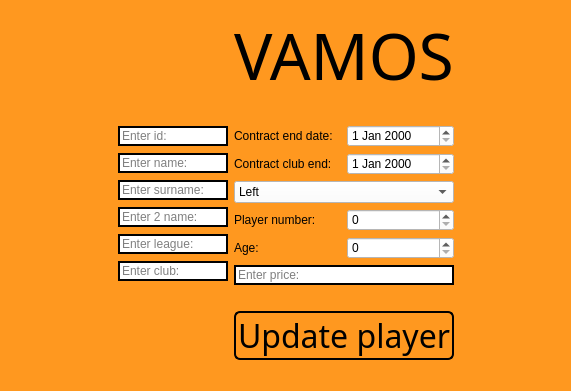
<?xml version="1.0" encoding="UTF-8"?>
<ui version="4.0">
 <class>UpdateAllPlayer</class>
 <widget class="QDialog" name="UpdateAllPlayer">
  <property name="geometry">
   <rect>
    <x>0</x>
    <y>0</y>
    <width>571</width>
    <height>391</height>
   </rect>
  </property>
  <property name="windowTitle">
   <string>Update player data</string>
  </property>
  <property name="windowIcon">
   <iconset>
    <normaloff>icona.png</normaloff>icona.png</iconset>
  </property>
  <property name="styleSheet">
   <string notr="true">background-color:#FF981F;</string>
  </property>
  <layout class="QGridLayout" name="gridLayout">
   <item row="2" column="2">
    <layout class="QVBoxLayout" name="verticalLayout_2">
     <item>
      <layout class="QHBoxLayout" name="horizontalLayout">
       <item>
        <widget class="QLabel" name="contractEndL">
         <property name="styleSheet">
          <string notr="true">color: rgb(0, 0, 0);</string>
         </property>
         <property name="text">
          <string>Contract end date:</string>
         </property>
        </widget>
       </item>
       <item>
        <widget class="QDateEdit" name="contractEndDE">
         <property name="styleSheet">
          <string notr="true">QDateTimeEdit {
    color: black;
    background-color: white;
}
</string>
         </property>
        </widget>
       </item>
      </layout>
     </item>
     <item>
      <layout class="QHBoxLayout" name="horizontalLayout_2">
       <item>
        <widget class="QLabel" name="clubContractL">
         <property name="styleSheet">
          <string notr="true">color: rgb(0, 0, 0);</string>
         </property>
         <property name="text">
          <string>Contract club end: </string>
         </property>
        </widget>
       </item>
       <item>
        <widget class="QDateEdit" name="clubContractDE">
         <property name="styleSheet">
          <string notr="true">QDateTimeEdit {
    color: black;
    background-color: white;
}
</string>
         </property>
        </widget>
       </item>
      </layout>
     </item>
     <item>
      <widget class="QComboBox" name="footCB">
       <property name="styleSheet">
        <string notr="true">QComboBox {
    color: black;
    background-color: white;
}
</string>
       </property>
       <item>
        <property name="text">
         <string>Left</string>
        </property>
       </item>
       <item>
        <property name="text">
         <string>Right</string>
        </property>
       </item>
       <item>
        <property name="text">
         <string>Both</string>
        </property>
       </item>
      </widget>
     </item>
     <item>
      <layout class="QHBoxLayout" name="horizontalLayout_3">
       <item>
        <widget class="QLabel" name="numberL">
         <property name="styleSheet">
          <string notr="true">color: rgb(0, 0, 0);</string>
         </property>
         <property name="text">
          <string>Player number:</string>
         </property>
        </widget>
       </item>
       <item>
        <widget class="QSpinBox" name="numberSB">
         <property name="styleSheet">
          <string notr="true">QSpinBox {
    color: black;
    background-color: white;
}

</string>
         </property>
        </widget>
       </item>
      </layout>
     </item>
     <item>
      <layout class="QHBoxLayout" name="horizontalLayout_4">
       <item>
        <widget class="QLabel" name="ageL">
         <property name="styleSheet">
          <string notr="true">color: rgb(0, 0, 0);</string>
         </property>
         <property name="text">
          <string>Age:</string>
         </property>
        </widget>
       </item>
       <item>
        <widget class="QSpinBox" name="ageSB">
         <property name="styleSheet">
          <string notr="true">QSpinBox {
    color: black;
    background-color: white;
}

</string>
         </property>
        </widget>
       </item>
      </layout>
     </item>
     <item>
      <widget class="QLineEdit" name="priceLE">
       <property name="styleSheet">
        <string notr="true">QLineEdit {
    border: 2px solid #000000; 
    background-color: #FFFFFF;
	color: rgb(0, 0, 0);
}

QLineEdit:focus {
    border: 2px solid #FF981F; 
}</string>
       </property>
       <property name="placeholderText">
        <string>Enter price:</string>
       </property>
      </widget>
     </item>
    </layout>
   </item>
   <item row="5" column="2">
    <spacer name="verticalSpacer_2">
     <property name="orientation">
      <enum>Qt::Vertical</enum>
     </property>
     <property name="sizeHint" stdset="0">
      <size>
       <width>20</width>
       <height>40</height>
      </size>
     </property>
    </spacer>
   </item>
   <item row="4" column="2">
    <widget class="QPushButton" name="updatePlayerPB">
     <property name="font">
      <font>
       <family>Huntress</family>
       <pointsize>24</pointsize>
      </font>
     </property>
     <property name="styleSheet">
      <string notr="true">QPushButton {
   background-color: rgb(255, 152, 31);
color: rgb(0, 0, 0);
border-color: rgb(0, 0, 0);
border: 2px solid rgb(0, 0, 0);
border-radius: 6px; 
}

QPushButton:hover {
    color: rgb(38, 38, 38)rgb(255, 197, 21); 
    background-color:#ffc515; 
    border: 2px solid #ffffff; 
}</string>
     </property>
     <property name="text">
      <string>Update player</string>
     </property>
    </widget>
   </item>
   <item row="2" column="3">
    <spacer name="horizontalSpacer_2">
     <property name="orientation">
      <enum>Qt::Horizontal</enum>
     </property>
     <property name="sizeHint" stdset="0">
      <size>
       <width>40</width>
       <height>20</height>
      </size>
     </property>
    </spacer>
   </item>
   <item row="0" column="2">
    <widget class="QLabel" name="titleL">
     <property name="font">
      <font>
       <family>Huntress</family>
       <pointsize>48</pointsize>
      </font>
     </property>
     <property name="styleSheet">
      <string notr="true">color: rgb(0, 0, 0);</string>
     </property>
     <property name="text">
      <string>VAMOS</string>
     </property>
    </widget>
   </item>
   <item row="2" column="1">
    <layout class="QVBoxLayout" name="verticalLayout">
     <item>
      <widget class="QLineEdit" name="idLE">
       <property name="styleSheet">
        <string notr="true">QLineEdit {
    border: 2px solid #000000; 
    background-color: #FFFFFF;
	color: rgb(0, 0, 0);
}

QLineEdit:focus {
    border: 2px solid #FF981F; 
}</string>
       </property>
       <property name="placeholderText">
        <string>Enter id:</string>
       </property>
      </widget>
     </item>
     <item>
      <widget class="QLineEdit" name="nameLE">
       <property name="styleSheet">
        <string notr="true">QLineEdit {
    border: 2px solid #000000; 
    background-color: #FFFFFF;
	color: rgb(0, 0, 0);
}

QLineEdit:focus {
    border: 2px solid #FF981F; 
}</string>
       </property>
       <property name="placeholderText">
        <string>Enter name:</string>
       </property>
      </widget>
     </item>
     <item>
      <widget class="QLineEdit" name="surnameLE">
       <property name="styleSheet">
        <string notr="true">QLineEdit {
    border: 2px solid #000000; 
    background-color: #FFFFFF;
	color: rgb(0, 0, 0);
}

QLineEdit:focus {
    border: 2px solid #FF981F; 
}</string>
       </property>
       <property name="placeholderText">
        <string>Enter surname:</string>
       </property>
      </widget>
     </item>
     <item>
      <widget class="QLineEdit" name="lastNameLE">
       <property name="styleSheet">
        <string notr="true">QLineEdit {
    border: 2px solid #000000; 
    background-color: #FFFFFF;
	color: rgb(0, 0, 0);
}

QLineEdit:focus {
    border: 2px solid #FF981F; 
}</string>
       </property>
       <property name="placeholderText">
        <string>Enter 2 name:</string>
       </property>
      </widget>
     </item>
     <item>
      <widget class="QLineEdit" name="leagueLE">
       <property name="styleSheet">
        <string notr="true">QLineEdit {
    border: 2px solid #000000; 
    background-color: #FFFFFF;
	color: rgb(0, 0, 0);
}

QLineEdit:focus {
    border: 2px solid #FF981F; 
}</string>
       </property>
       <property name="placeholderText">
        <string>Enter league:</string>
       </property>
      </widget>
     </item>
     <item>
      <widget class="QLineEdit" name="clubLE">
       <property name="styleSheet">
        <string notr="true">QLineEdit {
    border: 2px solid #000000; 
    background-color: #FFFFFF;
	color: rgb(0, 0, 0);
}

QLineEdit:focus {
    border: 2px solid #FF981F; 
}</string>
       </property>
       <property name="placeholderText">
        <string>Enter club:</string>
       </property>
      </widget>
     </item>
    </layout>
   </item>
   <item row="3" column="2">
    <spacer name="verticalSpacer">
     <property name="orientation">
      <enum>Qt::Vertical</enum>
     </property>
     <property name="sizeHint" stdset="0">
      <size>
       <width>20</width>
       <height>40</height>
      </size>
     </property>
    </spacer>
   </item>
   <item row="2" column="0">
    <spacer name="horizontalSpacer">
     <property name="orientation">
      <enum>Qt::Horizontal</enum>
     </property>
     <property name="sizeHint" stdset="0">
      <size>
       <width>40</width>
       <height>20</height>
      </size>
     </property>
    </spacer>
   </item>
   <item row="1" column="2">
    <spacer name="verticalSpacer_3">
     <property name="orientation">
      <enum>Qt::Vertical</enum>
     </property>
     <property name="sizeHint" stdset="0">
      <size>
       <width>20</width>
       <height>40</height>
      </size>
     </property>
    </spacer>
   </item>
  </layout>
 </widget>
 <resources/>
 <connections/>
</ui>
